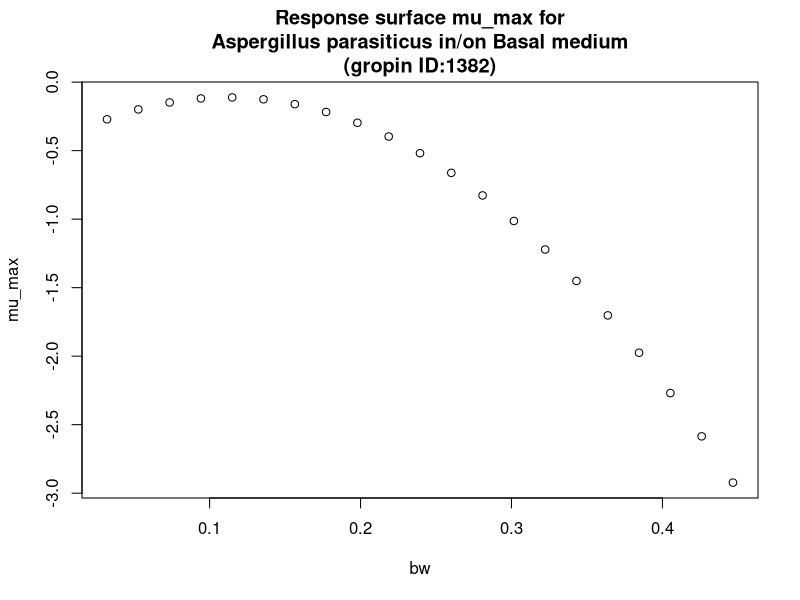

The R source for this figure:
#############################
# start of Parameter script
#############################
bw <- seq(0.032032,0.446753246753247,length.out=21)
#############################
# end of Parameter script
#############################
############################# 
# start of Model script Gropin ID 1382 
#############################
 
# constant coefficients for this model
 
variables <- data.frame(bw)
argumentsPar <- expand.grid(variables)
 
# heart of the model
response_surface <- function(bw) {
   mumax <-(-0.4256+5.615*bw-25.08*bw^2)

return(mumax=mumax)
} 

# output parameters
mumax <- cbind(argumentsPar,response_surface(argumentsPar['bw']))
colnames(mumax) <- c(colnames(argumentsPar),'mumax')
#############################
# End of Model script
#############################
############################# 
# start of Visualisation script Gropin ID 1382 
#############################
plot(bw,mumax$mumax,
                          xlab='bw',
                          ylab='mu_max',main='Response surface mu_max for
Aspergillus parasiticus in/on Basal medium
(gropin ID:1382)')
#############################
# End of Visualisation script
#############################
